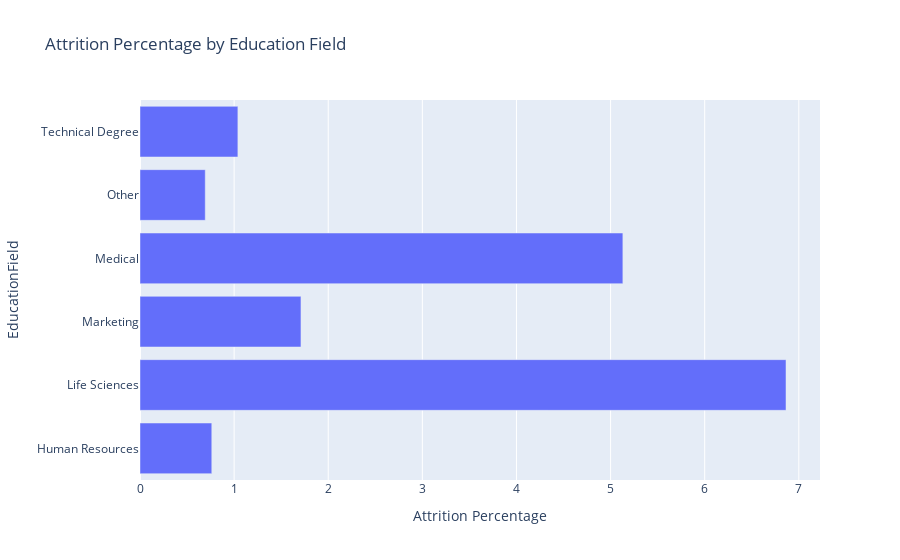

Write notebook code for a chart like this one.
### Markdown cell above
WHY DOES MEDICAL AND LIFE SCIENCES EDUCATION FIELD HAVE THE HIGHEST EDUCATION FIELD PERCENTAGE OF ATTRITION?

### Code cell
px.bar(df_general_explo, x='Attrition',y='EducationField', orientation='h', labels={'x':'Values', 'y':'Categories'})

attrition_percentage = df_general_explo[df_general_explo['Attrition'] == 'Yes'].groupby('EducationField').size() / len(df_general_explo) * 100

percentage_df = pd.DataFrame({'EducationField': attrition_percentage.index, 'Attrition Percentage': attrition_percentage.values})

fig = px.bar(percentage_df, x='Attrition Percentage', y='EducationField', orientation='h', title='Attrition Percentage by Education Field', labels={'x':'Attrition Percentage', 'y':'Education Field'})
fig.show()

### Figure 1 — Plotly figure (JSON) as saved in the notebook; plotly's stock layout.template omitted (floating-point values rounded to 4 significant figures)
{"data": [{"alignmentgroup": "True", "hovertemplate": "Attrition Percentage=%{x}<br>EducationField=%{y}<extra></extra>", "legendgroup": "", "marker": {"color": "#636efa", "pattern": {"shape": ""}}, "name": "", "offsetgroup": "", "orientation": "h", "showlegend": false, "textposition": "auto", "type": "bar", "x": [0.7627, 6.864, 1.71, 5.131, 0.6933, 1.04], "xaxis": "x", "y": ["Human Resources", "Life Sciences", "Marketing", "Medical", "Other", "Technical Degree"], "yaxis": "y"}], "layout": {"barmode": "relative", "legend": {"tracegroupgap": 0}, "title": {"text": "Attrition Percentage by Education Field"}, "xaxis": {"anchor": "y", "domain": [0, 1], "title": {"text": "Attrition Percentage"}}, "yaxis": {"anchor": "x", "domain": [0, 1], "title": {"text": "EducationField"}}}}
